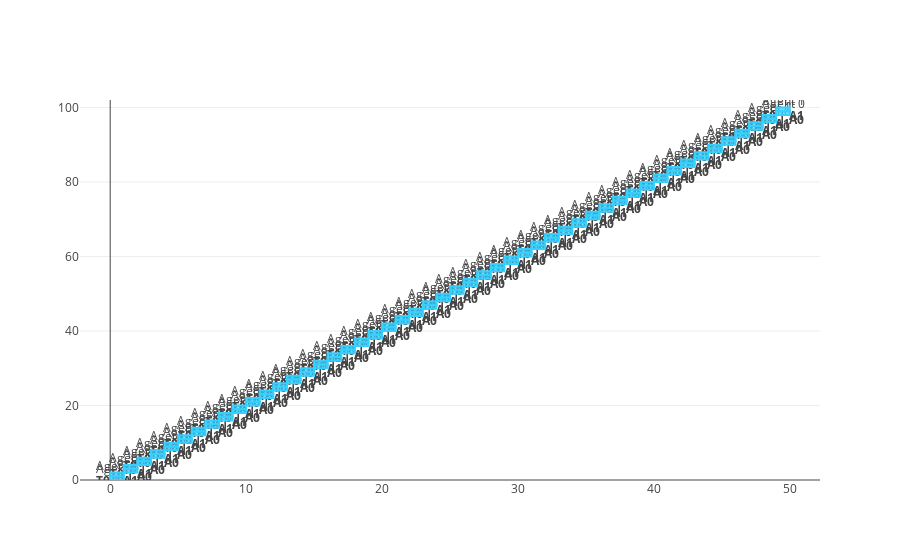

The notebook cell this image was saved under:
### Code cell
my_workplace.print_current_state()

### Figure 1 — Plotly figure (JSON) as saved in the notebook; plotly's stock layout.template omitted (floating-point values rounded to 4 significant figures)
{"data": [{"mode": "text", "text": ["Agent 0<br><b>T0 | A0</b>", "Agent 1<br><b>T0 | A1</b>", "Agent 0<br><b>T0 | A0</b>", "Agent 1<br><b>T0 | A1</b>", "Agent 0<br><b>T0 | A0</b>", "Agent 1<br><b>T0 | A1</b>", "Agent 0<br><b>T0 | A0</b>", "Agent 1<br><b>T0 | A1</b>", "Agent 0<br><b>T0 | A0</b>", "Agent 1<br><b>T0 | A1</b>", "Agent 0<br><b>T0 | A0</b>", "Agent 1<br><b>T0 | A1</b>", "Agent 0<br><b>T0 | A0</b>", "Agent 1<br><b>T0 | A1</b>", "Agent 0<br><b>T0 | A0</b>", "Agent 1<br><b>T0 | A1</b>", "Agent 0<br><b>T0 | A0</b>", "Agent 1<br><b>T0 | A1</b>", "Agent 0<br><b>T0 | A0</b>", "Agent 1<br><b>T0 | A1</b>", "Agent 0<br><b>T0 | A0</b>", "Agent 1<br><b>T0 | A1</b>", "Agent 0<br><b>T0 | A0</b>", "Agent 1<br><b>T0 | A1</b>", "Agent 0<br><b>T0 | A0</b>", "Agent 1<br><b>T0 | A1</b>", "Agent 0<br><b>T0 | A0</b>", "Agent 1<br><b>T0 | A1</b>", "Agent 0<br><b>T0 | A0</b>", "Agent 1<br><b>T0 | A1</b>", "Agent 0<br><b>T0 | A0</b>", "Agent 1<br><b>T0 | A1</b>", "Agent 0<br><b>T0 | A0</b>", "Agent 1<br><b>T0 | A1</b>", "Agent 0<br><b>T0 | A0</b>", "Agent 1<br><b>T0 | A1</b>", "Agent 0<br><b>T0 | A0</b>", "Agent 1<br><b>T0 | A1</b>", "Agent 0<br><b>T0 | A0</b>", "Agent 1<br><b>T0 | A1</b>", "Agent 0<br><b>T0 | A0</b>", "Agent 1<br><b>T0 | A1</b>", "Agent 0<br><b>T0 | A0</b>", "Agent 1<br><b>T0 | A1</b>", "Agent 0<br><b>T0 | A0</b>", "Agent 1<br><b>T0 | A1</b>", "Agent 0<br><b>T0 | A0</b>", "Agent 1<br><b>T0 | A1</b>", "Agent 0<br><b>T0 | A0</b>", "Agent 1<br><b>T0 | A1</b>", "Agent 0<br><b>T0 | A0</b>", "Agent 1<br><b>T0 | A1</b>", "Agent 0<br><b>T0 | A0</b>", "Agent 1<br><b>T0 | A1</b>", "Agent 0<br><b>T0 | A0</b>", "Agent 1<br><b>T0 | A1</b>", "Agent 0<br><b>T0 | A0</b>", "Agent 1<br><b>T0 | A1</b>", "Agent 0<br><b>T0 | A0</b>", "Agent 1<br><b>T0 | A1</b>", "Agent 0<br><b>T0 | A0</b>", "Agent 1<br><b>T0 | A1</b>", "Agent 0<br><b>T0 | A0</b>", "Agent 1<br><b>T0 | A1</b>", "Agent 0<br><b>T0 | A0</b>", "Agent 1<br><b>T0 | A1</b>", "Agent 0<br><b>T0 | A0</b>", "Agent 1<br><b>T0 | A1</b>", "Agent 0<br><b>T0 | A0</b>", "Agent 1<br><b>T0 | A1</b>", "Agent 0<br><b>T0 | A0</b>", "Agent 1<br><b>T0 | A1</b>", "Agent 0<br><b>T0 | A0</b>", "Agent 1<br><b>T0 | A1</b>", "Agent 0<br><b>T0 | A0</b>", "Agent 1<br><b>T0 | A1</b>", "Agent 0<br><b>T0 | A0</b>", "Agent 1<br><b>T0 | A1</b>", "Agent 0<br><b>T0 | A0</b>", "Agent 1<br><b>T0 | A1</b>", "Agent 0<br><b>T0 | A0</b>", "Agent 1<br><b>T0 | A1</b>", "Agent 0<br><b>T0 | A0</b>", "Agent 1<br><b>T0 | A1</b>", "Agent 0<br><b>T0 | A0</b>", "Agent 1<br><b>T0 | A1</b>", "Agent 0<br><b>T0 | A0</b>", "Agent 1<br><b>T0 | A1</b>", "Agent 0<br><b>T0 | A0</b>", "Agent 1<br><b>T0 | A1</b>", "Agent 0<br><b>T0 | A0</b>", "Agent 1<br><b>T0 | A1</b>", "Agent 0<br><b>T0 | A0</b>", "Agent 1<br><b>T0 | A1</b>", "Agent 0<br><b>T0 | A0</b>", "Agent 1<br><b>T0 | A1</b>", "Agent 0<br><b>T0 | A0</b>", "Agent 1<br><b>T0 | A1</b>", "Agent 0<br><b>T0 | A0</b>", "Agent 1<br><b>T0 | A1</b>"], "type": "scatter", "uid": "3d0bb36a-b618-42ab-8179-abe7f87d6364", "x": [0.5, 0.5, 1.5, 1.5, 2.5, 2.5, 3.5, 3.5, 4.5, 4.5, 5.5, 5.5, 6.5, 6.5, 7.5, 7.5, 8.5, 8.5, 9.5, 9.5, 10.5, 10.5, 11.5, 11.5, 12.5, 12.5, 13.5, 13.5, 14.5, 14.5, 15.5, 15.5, 16.5, 16.5, 17.5, 17.5, 18.5, 18.5, 19.5, 19.5, 20.5, 20.5, 21.5, 21.5, 22.5, 22.5, 23.5, 23.5, 24.5, 24.5, 25.5, 25.5, 26.5, 26.5, 27.5, 27.5, 28.5, 28.5, 29.5, 29.5, 30.5, 30.5, 31.5, 31.5, 32.5, 32.5, 33.5, 33.5, 34.5, 34.5, 35.5, 35.5, 36.5, 36.5, 37.5, 37.5, 38.5, 38.5, 39.5, 39.5, 40.5, 40.5, 41.5, 41.5, 42.5, 42.5, 43.5, 43.5, 44.5, 44.5, 45.5, 45.5, 46.5, 46.5, 47.5, 47.5, 48.5, 48.5, 49.5, 49.5], "y": [0.5, 1.5, 2.5, 3.5, 4.5, 5.5, 6.5, 7.5, 8.5, 9.5, 10.5, 11.5, 12.5, 13.5, 14.5, 15.5, 16.5, 17.5, 18.5, 19.5, 20.5, 21.5, 22.5, 23.5, 24.5, 25.5, 26.5, 27.5, 28.5, 29.5, 30.5, 31.5, 32.5, 33.5, 34.5, 35.5, 36.5, 37.5, 38.5, 39.5, 40.5, 41.5, 42.5, 43.5, 44.5, 45.5, 46.5, 47.5, 48.5, 49.5, 50.5, 51.5, 52.5, 53.5, 54.5, 55.5, 56.5, 57.5, 58.5, 59.5, 60.5, 61.5, 62.5, 63.5, 64.5, 65.5, 66.5, 67.5, 68.5, 69.5, 70.5, 71.5, 72.5, 73.5, 74.5, 75.5, 76.5, 77.5, 78.5, 79.5, 80.5, 81.5, 82.5, 83.5, 84.5, 85.5, 86.5, 87.5, 88.5, 89.5, 90.5, 91.5, 92.5, 93.5, 94.5, 95.5, 96.5, 97.5, 98.5, 99.5]}], "layout": {"shapes": [{"fillcolor": "rgba(53, 208, 255, 0.7)", "line": {"color": "rgba(53, 208, 255, 1)", "width": 2}, "type": "rect", "x0": 0, "x1": 1, "y0": 0, "y1": 1}, {"fillcolor": "rgba(53, 208, 255, 0.7)", "line": {"color": "rgba(53, 208, 255, 1)", "width": 2}, "type": "rect", "x0": 0, "x1": 1, "y0": 1, "y1": 2}, {"fillcolor": "rgba(53, 208, 255, 0.7)", "line": {"color": "rgba(53, 208, 255, 1)", "width": 2}, "type": "rect", "x0": 1, "x1": 2, "y0": 2, "y1": 3}, {"fillcolor": "rgba(53, 208, 255, 0.7)", "line": {"color": "rgba(53, 208, 255, 1)", "width": 2}, "type": "rect", "x0": 1, "x1": 2, "y0": 3, "y1": 4}, {"fillcolor": "rgba(53, 208, 255, 0.7)", "line": {"color": "rgba(53, 208, 255, 1)", "width": 2}, "type": "rect", "x0": 2, "x1": 3, "y0": 4, "y1": 5}, {"fillcolor": "rgba(53, 208, 255, 0.7)", "line": {"color": "rgba(53, 208, 255, 1)", "width": 2}, "type": "rect", "x0": 2, "x1": 3, "y0": 5, "y1": 6}, {"fillcolor": "rgba(53, 208, 255, 0.7)", "line": {"color": "rgba(53, 208, 255, 1)", "width": 2}, "type": "rect", "x0": 3, "x1": 4, "y0": 6, "y1": 7}, {"fillcolor": "rgba(53, 208, 255, 0.7)", "line": {"color": "rgba(53, 208, 255, 1)", "width": 2}, "type": "rect", "x0": 3, "x1": 4, "y0": 7, "y1": 8}, {"fillcolor": "rgba(53, 208, 255, 0.7)", "line": {"color": "rgba(53, 208, 255, 1)", "width": 2}, "type": "rect", "x0": 4, "x1": 5, "y0": 8, "y1": 9}, {"fillcolor": "rgba(53, 208, 255, 0.7)", "line": {"color": "rgba(53, 208, 255, 1)", "width": 2}, "type": "rect", "x0": 4, "x1": 5, "y0": 9, "y1": 10}, {"fillcolor": "rgba(53, 208, 255, 0.7)", "line": {"color": "rgba(53, 208, 255, 1)", "width": 2}, "type": "rect", "x0": 5, "x1": 6, "y0": 10, "y1": 11}, {"fillcolor": "rgba(53, 208, 255, 0.7)", "line": {"color": "rgba(53, 208, 255, 1)", "width": 2}, "type": "rect", "x0": 5, "x1": 6, "y0": 11, "y1": 12}, {"fillcolor": "rgba(53, 208, 255, 0.7)", "line": {"color": "rgba(53, 208, 255, 1)", "width": 2}, "type": "rect", "x0": 6, "x1": 7, "y0": 12, "y1": 13}, {"fillcolor": "rgba(53, 208, 255, 0.7)", "line": {"color": "rgba(53, 208, 255, 1)", "width": 2}, "type": "rect", "x0": 6, "x1": 7, "y0": 13, "y1": 14}, {"fillcolor": "rgba(53, 208, 255, 0.7)", "line": {"color": "rgba(53, 208, 255, 1)", "width": 2}, "type": "rect", "x0": 7, "x1": 8, "y0": 14, "y1": 15}, {"fillcolor": "rgba(53, 208, 255, 0.7)", "line": {"color": "rgba(53, 208, 255, 1)", "width": 2}, "type": "rect", "x0": 7, "x1": 8, "y0": 15, "y1": 16}, {"fillcolor": "rgba(53, 208, 255, 0.7)", "line": {"color": "rgba(53, 208, 255, 1)", "width": 2}, "type": "rect", "x0": 8, "x1": 9, "y0": 16, "y1": 17}, {"fillcolor": "rgba(53, 208, 255, 0.7)", "line": {"color": "rgba(53, 208, 255, 1)", "width": 2}, "type": "rect", "x0": 8, "x1": 9, "y0": 17, "y1": 18}, {"fillcolor": "rgba(53, 208, 255, 0.7)", "line": {"color": "rgba(53, 208, 255, 1)", "width": 2}, "type": "rect", "x0": 9, "x1": 10, "y0": 18, "y1": 19}, {"fillcolor": "rgba(53, 208, 255, 0.7)", "line": {"color": "rgba(53, 208, 255, 1)", "width": 2}, "type": "rect", "x0": 9, "x1": 10, "y0": 19, "y1": 20}, {"fillcolor": "rgba(53, 208, 255, 0.7)", "line": {"color": "rgba(53, 208, 255, 1)", "width": 2}, "type": "rect", "x0": 10, "x1": 11, "y0": 20, "y1": 21}, {"fillcolor": "rgba(53, 208, 255, 0.7)", "line": {"color": "rgba(53, 208, 255, 1)", "width": 2}, "type": "rect", "x0": 10, "x1": 11, "y0": 21, "y1": 22}, {"fillcolor": "rgba(53, 208, 255, 0.7)", "line": {"color": "rgba(53, 208, 255, 1)", "width": 2}, "type": "rect", "x0": 11, "x1": 12, "y0": 22, "y1": 23}, {"fillcolor": "rgba(53, 208, 255, 0.7)", "line": {"color": "rgba(53, 208, 255, 1)", "width": 2}, "type": "rect", "x0": 11, "x1": 12, "y0": 23, "y1": 24}, {"fillcolor": "rgba(53, 208, 255, 0.7)", "line": {"color": "rgba(53, 208, 255, 1)", "width": 2}, "type": "rect", "x0": 12, "x1": 13, "y0": 24, "y1": 25}, {"fillcolor": "rgba(53, 208, 255, 0.7)", "line": {"color": "rgba(53, 208, 255, 1)", "width": 2}, "type": "rect", "x0": 12, "x1": 13, "y0": 25, "y1": 26}, {"fillcolor": "rgba(53, 208, 255, 0.7)", "line": {"color": "rgba(53, 208, 255, 1)", "width": 2}, "type": "rect", "x0": 13, "x1": 14, "y0": 26, "y1": 27}, {"fillcolor": "rgba(53, 208, 255, 0.7)", "line": {"color": "rgba(53, 208, 255, 1)", "width": 2}, "type": "rect", "x0": 13, "x1": 14, "y0": 27, "y1": 28}, {"fillcolor": "rgba(53, 208, 255, 0.7)", "line": {"color": "rgba(53, 208, 255, 1)", "width": 2}, "type": "rect", "x0": 14, "x1": 15, "y0": 28, "y1": 29}, {"fillcolor": "rgba(53, 208, 255, 0.7)", "line": {"color": "rgba(53, 208, 255, 1)", "width": 2}, "type": "rect", "x0": 14, "x1": 15, "y0": 29, "y1": 30}, {"fillcolor": "rgba(53, 208, 255, 0.7)", "line": {"color": "rgba(53, 208, 255, 1)", "width": 2}, "type": "rect", "x0": 15, "x1": 16, "y0": 30, "y1": 31}, {"fillcolor": "rgba(53, 208, 255, 0.7)", "line": {"color": "rgba(53, 208, 255, 1)", "width": 2}, "type": "rect", "x0": 15, "x1": 16, "y0": 31, "y1": 32}, {"fillcolor": "rgba(53, 208, 255, 0.7)", "line": {"color": "rgba(53, 208, 255, 1)", "width": 2}, "type": "rect", "x0": 16, "x1": 17, "y0": 32, "y1": 33}, {"fillcolor": "rgba(53, 208, 255, 0.7)", "line": {"color": "rgba(53, 208, 255, 1)", "width": 2}, "type": "rect", "x0": 16, "x1": 17, "y0": 33, "y1": 34}, {"fillcolor": "rgba(53, 208, 255, 0.7)", "line": {"color": "rgba(53, 208, 255, 1)", "width": 2}, "type": "rect", "x0": 17, "x1": 18, "y0": 34, "y1": 35}, {"fillcolor": "rgba(53, 208, 255, 0.7)", "line": {"color": "rgba(53, 208, 255, 1)", "width": 2}, "type": "rect", "x0": 17, "x1": 18, "y0": 35, "y1": 36}, {"fillcolor": "rgba(53, 208, 255, 0.7)", "line": {"color": "rgba(53, 208, 255, 1)", "width": 2}, "type": "rect", "x0": 18, "x1": 19, "y0": 36, "y1": 37}, {"fillcolor": "rgba(53, 208, 255, 0.7)", "line": {"color": "rgba(53, 208, 255, 1)", "width": 2}, "type": "rect", "x0": 18, "x1": 19, "y0": 37, "y1": 38}, {"fillcolor": "rgba(53, 208, 255, 0.7)", "line": {"color": "rgba(53, 208, 255, 1)", "width": 2}, "type": "rect", "x0": 19, "x1": 20, "y0": 38, "y1": 39}, {"fillcolor": "rgba(53, 208, 255, 0.7)", "line": {"color": "rgba(53, 208, 255, 1)", "width": 2}, "type": "rect", "x0": 19, "x1": 20, "y0": 39, "y1": 40}, {"fillcolor": "rgba(53, 208, 255, 0.7)", "line": {"color": "rgba(53, 208, 255, 1)", "width": 2}, "type": "rect", "x0": 20, "x1": 21, "y0": 40, "y1": 41}, {"fillcolor": "rgba(53, 208, 255, 0.7)", "line": {"color": "rgba(53, 208, 255, 1)", "width": 2}, "type": "rect", "x0": 20, "x1": 21, "y0": 41, "y1": 42}, {"fillcolor": "rgba(53, 208, 255, 0.7)", "line": {"color": "rgba(53, 208, 255, 1)", "width": 2}, "type": "rect", "x0": 21, "x1": 22, "y0": 42, "y1": 43}, {"fillcolor": "rgba(53, 208, 255, 0.7)", "line": {"color": "rgba(53, 208, 255, 1)", "width": 2}, "type": "rect", "x0": 21, "x1": 22, "y0": 43, "y1": 44}, {"fillcolor": "rgba(53, 208, 255, 0.7)", "line": {"color": "rgba(53, 208, 255, 1)", "width": 2}, "type": "rect", "x0": 22, "x1": 23, "y0": 44, "y1": 45}, {"fillcolor": "rgba(53, 208, 255, 0.7)", "line": {"color": "rgba(53, 208, 255, 1)", "width": 2}, "type": "rect", "x0": 22, "x1": 23, "y0": 45, "y1": 46}, {"fillcolor": "rgba(53, 208, 255, 0.7)", "line": {"color": "rgba(53, 208, 255, 1)", "width": 2}, "type": "rect", "x0": 23, "x1": 24, "y0": 46, "y1": 47}, {"fillcolor": "rgba(53, 208, 255, 0.7)", "line": {"color": "rgba(53, 208, 255, 1)", "width": 2}, "type": "rect", "x0": 23, "x1": 24, "y0": 47, "y1": 48}, {"fillcolor": "rgba(53, 208, 255, 0.7)", "line": {"color": "rgba(53, 208, 255, 1)", "width": 2}, "type": "rect", "x0": 24, "x1": 25, "y0": 48, "y1": 49}, {"fillcolor": "rgba(53, 208, 255, 0.7)", "line": {"color": "rgba(53, 208, 255, 1)", "width": 2}, "type": "rect", "x0": 24, "x1": 25, "y0": 49, "y1": 50}, {"fillcolor": "rgba(53, 208, 255, 0.7)", "line": {"color": "rgba(53, 208, 255, 1)", "width": 2}, "type": "rect", "x0": 25, "x1": 26, "y0": 50, "y1": 51}, {"fillcolor": "rgba(53, 208, 255, 0.7)", "line": {"color": "rgba(53, 208, 255, 1)", "width": 2}, "type": "rect", "x0": 25, "x1": 26, "y0": 51, "y1": 52}, {"fillcolor": "rgba(53, 208, 255, 0.7)", "line": {"color": "rgba(53, 208, 255, 1)", "width": 2}, "type": "rect", "x0": 26, "x1": 27, "y0": 52, "y1": 53}, {"fillcolor": "rgba(53, 208, 255, 0.7)", "line": {"color": "rgba(53, 208, 255, 1)", "width": 2}, "type": "rect", "x0": 26, "x1": 27, "y0": 53, "y1": 54}, {"fillcolor": "rgba(53, 208, 255, 0.7)", "line": {"color": "rgba(53, 208, 255, 1)", "width": 2}, "type": "rect", "x0": 27, "x1": 28, "y0": 54, "y1": 55}, {"fillcolor": "rgba(53, 208, 255, 0.7)", "line": {"color": "rgba(53, 208, 255, 1)", "width": 2}, "type": "rect", "x0": 27, "x1": 28, "y0": 55, "y1": 56}, {"fillcolor": "rgba(53, 208, 255, 0.7)", "line": {"color": "rgba(53, 208, 255, 1)", "width": 2}, "type": "rect", "x0": 28, "x1": 29, "y0": 56, "y1": 57}, {"fillcolor": "rgba(53, 208, 255, 0.7)", "line": {"color": "rgba(53, 208, 255, 1)", "width": 2}, "type": "rect", "x0": 28, "x1": 29, "y0": 57, "y1": 58}, {"fillcolor": "rgba(53, 208, 255, 0.7)", "line": {"color": "rgba(53, 208, 255, 1)", "width": 2}, "type": "rect", "x0": 29, "x1": 30, "y0": 58, "y1": 59}, {"fillcolor": "rgba(53, 208, 255, 0.7)", "line": {"color": "rgba(53, 208, 255, 1)", "width": 2}, "type": "rect", "x0": 29, "x1": 30, "y0": 59, "y1": 60}, {"fillcolor": "rgba(53, 208, 255, 0.7)", "line": {"color": "rgba(53, 208, 255, 1)", "width": 2}, "type": "rect", "x0": 30, "x1": 31, "y0": 60, "y1": 61}, {"fillcolor": "rgba(53, 208, 255, 0.7)", "line": {"color": "rgba(53, 208, 255, 1)", "width": 2}, "type": "rect", "x0": 30, "x1": 31, "y0": 61, "y1": 62}, {"fillcolor": "rgba(53, 208, 255, 0.7)", "line": {"color": "rgba(53, 208, 255, 1)", "width": 2}, "type": "rect", "x0": 31, "x1": 32, "y0": 62, "y1": 63}, {"fillcolor": "rgba(53, 208, 255, 0.7)", "line": {"color": "rgba(53, 208, 255, 1)", "width": 2}, "type": "rect", "x0": 31, "x1": 32, "y0": 63, "y1": 64}, {"fillcolor": "rgba(53, 208, 255, 0.7)", "line": {"color": "rgba(53, 208, 255, 1)", "width": 2}, "type": "rect", "x0": 32, "x1": 33, "y0": 64, "y1": 65}, {"fillcolor": "rgba(53, 208, 255, 0.7)", "line": {"color": "rgba(53, 208, 255, 1)", "width": 2}, "type": "rect", "x0": 32, "x1": 33, "y0": 65, "y1": 66}, {"fillcolor": "rgba(53, 208, 255, 0.7)", "line": {"color": "rgba(53, 208, 255, 1)", "width": 2}, "type": "rect", "x0": 33, "x1": 34, "y0": 66, "y1": 67}, {"fillcolor": "rgba(53, 208, 255, 0.7)", "line": {"color": "rgba(53, 208, 255, 1)", "width": 2}, "type": "rect", "x0": 33, "x1": 34, "y0": 67, "y1": 68}, {"fillcolor": "rgba(53, 208, 255, 0.7)", "line": {"color": "rgba(53, 208, 255, 1)", "width": 2}, "type": "rect", "x0": 34, "x1": 35, "y0": 68, "y1": 69}, {"fillcolor": "rgba(53, 208, 255, 0.7)", "line": {"color": "rgba(53, 208, 255, 1)", "width": 2}, "type": "rect", "x0": 34, "x1": 35, "y0": 69, "y1": 70}, {"fillcolor": "rgba(53, 208, 255, 0.7)", "line": {"color": "rgba(53, 208, 255, 1)", "width": 2}, "type": "rect", "x0": 35, "x1": 36, "y0": 70, "y1": 71}, {"fillcolor": "rgba(53, 208, 255, 0.7)", "line": {"color": "rgba(53, 208, 255, 1)", "width": 2}, "type": "rect", "x0": 35, "x1": 36, "y0": 71, "y1": 72}, {"fillcolor": "rgba(53, 208, 255, 0.7)", "line": {"color": "rgba(53, 208, 255, 1)", "width": 2}, "type": "rect", "x0": 36, "x1": 37, "y0": 72, "y1": 73}, {"fillcolor": "rgba(53, 208, 255, 0.7)", "line": {"color": "rgba(53, 208, 255, 1)", "width": 2}, "type": "rect", "x0": 36, "x1": 37, "y0": 73, "y1": 74}, {"fillcolor": "rgba(53, 208, 255, 0.7)", "line": {"color": "rgba(53, 208, 255, 1)", "width": 2}, "type": "rect", "x0": 37, "x1": 38, "y0": 74, "y1": 75}, {"fillcolor": "rgba(53, 208, 255, 0.7)", "line": {"color": "rgba(53, 208, 255, 1)", "width": 2}, "type": "rect", "x0": 37, "x1": 38, "y0": 75, "y1": 76}, {"fillcolor": "rgba(53, 208, 255, 0.7)", "line": {"color": "rgba(53, 208, 255, 1)", "width": 2}, "type": "rect", "x0": 38, "x1": 39, "y0": 76, "y1": 77}, {"fillcolor": "rgba(53, 208, 255, 0.7)", "line": {"color": "rgba(53, 208, 255, 1)", "width": 2}, "type": "rect", "x0": 38, "x1": 39, "y0": 77, "y1": 78}, {"fillcolor": "rgba(53, 208, 255, 0.7)", "line": {"color": "rgba(53, 208, 255, 1)", "width": 2}, "type": "rect", "x0": 39, "x1": 40, "y0": 78, "y1": 79}, {"fillcolor": "rgba(53, 208, 255, 0.7)", "line": {"color": "rgba(53, 208, 255, 1)", "width": 2}, "type": "rect", "x0": 39, "x1": 40, "y0": 79, "y1": 80}, {"fillcolor": "rgba(53, 208, 255, 0.7)", "line": {"color": "rgba(53, 208, 255, 1)", "width": 2}, "type": "rect", "x0": 40, "x1": 41, "y0": 80, "y1": 81}, {"fillcolor": "rgba(53, 208, 255, 0.7)", "line": {"color": "rgba(53, 208, 255, 1)", "width": 2}, "type": "rect", "x0": 40, "x1": 41, "y0": 81, "y1": 82}, {"fillcolor": "rgba(53, 208, 255, 0.7)", "line": {"color": "rgba(53, 208, 255, 1)", "width": 2}, "type": "rect", "x0": 41, "x1": 42, "y0": 82, "y1": 83}, {"fillcolor": "rgba(53, 208, 255, 0.7)", "line": {"color": "rgba(53, 208, 255, 1)", "width": 2}, "type": "rect", "x0": 41, "x1": 42, "y0": 83, "y1": 84}, {"fillcolor": "rgba(53, 208, 255, 0.7)", "line": {"color": "rgba(53, 208, 255, 1)", "width": 2}, "type": "rect", "x0": 42, "x1": 43, "y0": 84, "y1": 85}, {"fillcolor": "rgba(53, 208, 255, 0.7)", "line": {"color": "rgba(53, 208, 255, 1)", "width": 2}, "type": "rect", "x0": 42, "x1": 43, "y0": 85, "y1": 86}, {"fillcolor": "rgba(53, 208, 255, 0.7)", "line": {"color": "rgba(53, 208, 255, 1)", "width": 2}, "type": "rect", "x0": 43, "x1": 44, "y0": 86, "y1": 87}, {"fillcolor": "rgba(53, 208, 255, 0.7)", "line": {"color": "rgba(53, 208, 255, 1)", "width": 2}, "type": "rect", "x0": 43, "x1": 44, "y0": 87, "y1": 88}, {"fillcolor": "rgba(53, 208, 255, 0.7)", "line": {"color": "rgba(53, 208, 255, 1)", "width": 2}, "type": "rect", "x0": 44, "x1": 45, "y0": 88, "y1": 89}, {"fillcolor": "rgba(53, 208, 255, 0.7)", "line": {"color": "rgba(53, 208, 255, 1)", "width": 2}, "type": "rect", "x0": 44, "x1": 45, "y0": 89, "y1": 90}, {"fillcolor": "rgba(53, 208, 255, 0.7)", "line": {"color": "rgba(53, 208, 255, 1)", "width": 2}, "type": "rect", "x0": 45, "x1": 46, "y0": 90, "y1": 91}, {"fillcolor": "rgba(53, 208, 255, 0.7)", "line": {"color": "rgba(53, 208, 255, 1)", "width": 2}, "type": "rect", "x0": 45, "x1": 46, "y0": 91, "y1": 92}, {"fillcolor": "rgba(53, 208, 255, 0.7)", "line": {"color": "rgba(53, 208, 255, 1)", "width": 2}, "type": "rect", "x0": 46, "x1": 47, "y0": 92, "y1": 93}, {"fillcolor": "rgba(53, 208, 255, 0.7)", "line": {"color": "rgba(53, 208, 255, 1)", "width": 2}, "type": "rect", "x0": 46, "x1": 47, "y0": 93, "y1": 94}, {"fillcolor": "rgba(53, 208, 255, 0.7)", "line": {"color": "rgba(53, 208, 255, 1)", "width": 2}, "type": "rect", "x0": 47, "x1": 48, "y0": 94, "y1": 95}, {"fillcolor": "rgba(53, 208, 255, 0.7)", "line": {"color": "rgba(53, 208, 255, 1)", "width": 2}, "type": "rect", "x0": 47, "x1": 48, "y0": 95, "y1": 96}, {"fillcolor": "rgba(53, 208, 255, 0.7)", "line": {"color": "rgba(53, 208, 255, 1)", "width": 2}, "type": "rect", "x0": 48, "x1": 49, "y0": 96, "y1": 97}, {"fillcolor": "rgba(53, 208, 255, 0.7)", "line": {"color": "rgba(53, 208, 255, 1)", "width": 2}, "type": "rect", "x0": 48, "x1": 49, "y0": 97, "y1": 98}, {"fillcolor": "rgba(53, 208, 255, 0.7)", "line": {"color": "rgba(53, 208, 255, 1)", "width": 2}, "type": "rect", "x0": 49, "x1": 50, "y0": 98, "y1": 99}, {"fillcolor": "rgba(53, 208, 255, 0.7)", "line": {"color": "rgba(53, 208, 255, 1)", "width": 2}, "type": "rect", "x0": 49, "x1": 50, "y0": 99, "y1": 100}], "xaxis": {"autorange": true, "showgrid": false}, "yaxis": {"range": [0, 102]}}}
